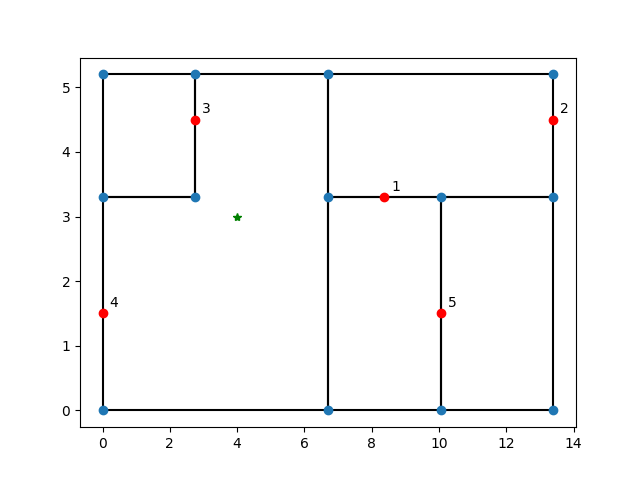

Write Python code to recreate this figure.
import numpy as np
from shapely.geometry.polygon import Polygon
import math
import matplotlib.pyplot as plt

class Area:

    def __init__(self, pontos):
        self.pontos = pontos
        np_pontos = np.array(self.pontos)
        self.lista_x = np_pontos[:,0]
        self.lista_y = np_pontos[:,1]
        self.poligonos = {}
        return


    def Criar_Poligono(self, nome, poligono_pontos):
        self.poligonos[nome] = Polygon([i for i in poligono_pontos]),
        return

    def get_poligono(self, nome):
        if nome in self.poligonos.keys():
            return self.poligonos[nome]
        return None

    def get_poligonos(self):
        return self.poligonos

    def connectpoints(self, p1,p2):
        x1, x2 = p1[0], p2[0]
        y1, y2 = p1[1], p2[1]
        plt.plot([x1,x2],[y1,y2],'k-')
        return

    def connecting(self, points):
        for p in range(len(points)-1):
            self.connectpoints(points[p], points[p+1])
    
        return

    def desenhar_ponto(self, x, y, marcador):
        plt.plot(x, y, marcador)
        return
        
    def desenhar_area(self, beacons=[]):        
        for pol in self.poligonos.values():
            self.connecting(pol[0].exterior.coords[:])

        plt.plot(self.lista_x, self.lista_y, 'o')

        if beacons:
            for pos, beacon in enumerate(beacons):
                plt.plot(beacon.get_x(), beacon.get_y(), 'ro')
                plt.text(beacon.get_x()+0.2, beacon.get_y()+0.1, str(pos+1))
            
        plt.savefig('area/area.png')
        plt.close()

        return

    def achar_coordenada(self, p3, circle_intersection, result):
        if (circle_intersection[0] == 0 and circle_intersection[1] == 0):
            return (False, circle_intersection[2])

        if math.dist(p3, circle_intersection[0]) == result:
            return (True, circle_intersection[0])
        return (True, circle_intersection[1])